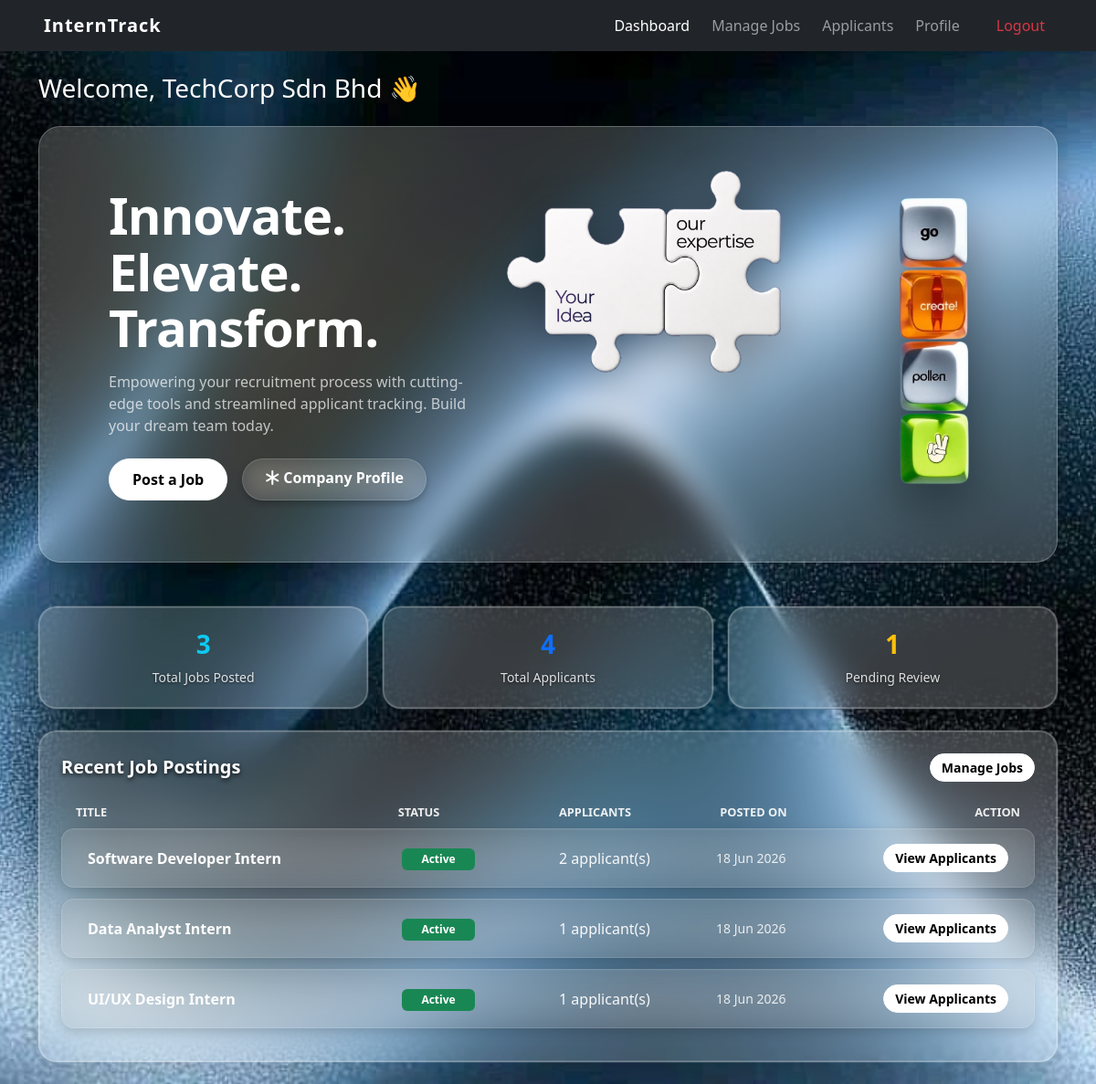
/company/dashboard.php (signed in), run on the app's committed database.
### tables this page shows
CREATE TABLE `jobs` (
  `id`          int(11)        NOT NULL,
  `company_id`  int(11)        NOT NULL,
  `title`       varchar(150)   NOT NULL,
  `description` text           DEFAULT NULL,
  `location`    varchar(100)   DEFAULT NULL,
  `field`       varchar(100)   DEFAULT NULL,
  `status`      enum('active','closed') DEFAULT 'active',
  `created_at`  timestamp      NOT NULL DEFAULT current_timestamp(),
  `allowance`   decimal(10,2)  DEFAULT 0.00
);

### company/dashboard.php (the view, shortened to what this page needs)
<?php
include '../config/db_connect.php';
include '../includes/header.php';
include '../includes/navbar.php';
$company_id = $_SESSION['user_id'];
$stmt = mysqli_prepare($conn, "SELECT
    COUNT(*) AS total_jobs,
    SUM(status = 'active') AS active_jobs,
    SUM(status = 'closed') AS closed_jobs
    FROM jobs WHERE company_id = ?");
mysqli_stmt_bind_param($stmt, "i", $company_id);
mysqli_stmt_execute($stmt);
$job_stats = mysqli_fetch_assoc(mysqli_stmt_get_result($stmt));
$stmt = mysqli_prepare($conn, "SELECT
    COUNT(*) AS total_applicants,
    SUM(a.status = 'pending') AS pending
    FROM applications a
    JOIN jobs j ON a.job_id = j.id
    WHERE j.company_id = ?");
mysqli_stmt_bind_param($stmt, "i", $company_id);
mysqli_stmt_execute($stmt);
$app_stats = mysqli_fetch_assoc(mysqli_stmt_get_result($stmt));
$stmt = mysqli_prepare($conn, "SELECT j.id, j.title, j.status, j.created_at,
        (SELECT COUNT(*) FROM applications a WHERE a.job_id = j.id) AS applicant_count
    FROM jobs j
    WHERE j.company_id = ?
    ORDER BY j.created_at DESC LIMIT 5");
mysqli_stmt_bind_param($stmt, "i", $company_id);
mysqli_stmt_execute($stmt);
$recent_jobs = mysqli_stmt_get_result($stmt);
?>
<div class="container mt-4">
    <h3 class="mb-4 text-white">Welcome, <?= htmlspecialchars($_SESSION['name']) ?> 👋</h3>
    <div class="glass-hero mb-5">
        <div class="glass-hero-content row align-items-center justify-content-between">
            <div class="col-md-6 mb-4 mb-md-0" style="padding-left: 40px;">
                <h1 class="hero-title">Innovate.<br>Elevate.<br>Transform.</h1>
                <p class="hero-subtitle mt-3">Empowering your recruitment process with cutting-edge tools and streamlined applicant tracking. Build your dream team today.</p>
                <div class="d-flex gap-3 mt-4">
                    <a href="manage_jobs.php" class="btn btn-glass-white rounded-pill">Post a Job</a>
                    <a href="profile.php" class="btn btn-glass-secondary rounded-pill px-4 py-2"><i class="bi bi-asterisk"></i> Company Profile</a>
                </div>
            </div>
            <div class="col-md-6">
                <div class="d-flex align-items-start justify-content-center justify-content-md-end gap-1" style="margin-right: -80px;">
                    <img src="../assets/images/IMG_3342.PNG" alt="Your Idea Our Expertise" class="img-fluid hero-puzzle-img">
                    <img src="../assets/images/homepage-logo.png" alt="Stacked Keys" class="img-fluid hero-stacked-keys">
                </div>
            </div>
        </div>
    </div>
    <div class="row g-3 mb-4">
        <div class="col-12 col-md-4">
            <div class="card text-center shadow-sm glass-card glass-card-hover" onclick="location.href='manage_jobs.php'">
                <div class="card-body py-4">
                    <h3 class="card-title fw-bold text-info"><?= (int)$job_stats['total_jobs'] ?></h3>
                    <p class="card-text text-muted small mb-0">Total Jobs Posted</p>
                </div>
            </div>
        </div>
        <div class="col-12 col-md-4">
            <div class="card text-center shadow-sm glass-card glass-card-hover" onclick="location.href='applicants.php'">
                <div class="card-body py-4">
                    <h3 class="card-title fw-bold text-primary"><?= (int)$app_stats['total_applicants'] ?></h3>
                    <p class="card-text text-muted small mb-0">Total Applicants</p>
                </div>
            </div>
        </div>
        <div class="col-12 col-md-4">
            <div class="card text-center shadow-sm glass-card glass-card-hover" onclick="location.href='applicants.php?status=pending'">
                <div class="card-body py-4">
                    <h3 class="card-title fw-bold text-warning"><?= (int)$app_stats['pending'] ?></h3>
                    <p class="card-text text-muted small mb-0">Pending Review</p>
                </div>
            </div>
        </div>
    </div>
    <div class="card shadow-sm glass-card mb-4">
        <div class="card-body p-4">
            <div class="d-flex justify-content-between align-items-center mb-3">
                <h5 class="fw-bold mb-0 text-white">Recent Job Postings</h5>
                <a href="manage_jobs.php" class="btn btn-sm btn-glass-white rounded-pill" style="padding: 0.25rem 0.75rem !important;">Manage Jobs</a>
            </div>
            <?php if (mysqli_num_rows($recent_jobs) === 0): ?>
                <div class="alert bg-transparent border border-secondary text-white text-center py-4 my-2">
                    You haven't posted any internships yet. <a href="manage_jobs.php" class="text-info text-decoration-none">Post your first internship</a>.
                </div>
            <?php else: ?>
                <div class="row glass-table-header d-none d-md-flex mb-2 px-3 mt-4">
                    <div class="col-md-4">Title</div>
                    <div class="col-md-2">Status</div>
                    <div class="col-md-2">Applicants</div>
                    <div class="col-md-2">Posted On</div>
                    <div class="col-md-2 text-end">Action</div>
                </div>
                <div class="d-flex flex-column">
                    <?php while ($job = mysqli_fetch_assoc($recent_jobs)): ?>
                        <div class="row glass-row-item align-items-center py-3 px-3 mx-0">
                            <div class="col-md-4 glass-row-text-primary text-truncate fw-semibold">
                                <?= htmlspecialchars($job['title']) ?>
                            </div>
                            <div class="col-md-2 my-1 my-md-0">
                                <span class="badge badge-uniform bg-<?= $job['status'] === 'active' ? 'success' : 'secondary' ?>">
                                    <?= htmlspecialchars(ucfirst($job['status'])) ?>
                                </span>
                            </div>
                            <div class="col-md-2 glass-row-text-secondary text-white-50">
                                <?= (int)$job['applicant_count'] ?> applicant(s)
                            </div>
                            <div class="col-md-2 glass-row-text-muted small">
                                <?= htmlspecialchars(date('d M Y', strtotime($job['created_at']))) ?>
                            </div>
                            <div class="col-md-2 text-md-end text-start mt-2 mt-md-0">
                                <a href="applicants.php?job_id=<?= (int)$job['id'] ?>" class="btn btn-sm btn-glass-white rounded-pill" style="padding: 0.25rem 0.75rem !important;">View Applicants</a>
                            </div>
                        </div>
                    <?php endwhile; ?>
                </div>
            <?php endif; ?>
        </div>
    </div>
</div>
<?php include '../includes/footer.php'; ?>

### assets/css/style.css (style rules this page uses)
body { background-color: #f8f9fa; }
.badge-uniform { font-size: 0.75rem !important; padding: 0.4em 0 !important; line-height: 1.2 !important; border-radius: 6px !important; font-weight: 600 !important; width: 80px !important; display: inline-block !important; text-align: center !important; }

### assets/css/admin.css (style rules this page uses)
.btn-glass-white { background: #ffffff !important; backdrop-filter: none !important; -webkit-backdrop-filter: none !important; border: 1px solid #ffffff !important; color: #000000 !important; padding: 10px 25px; font-weight: 600; transition: all 0.3s cubic-bezier(0.16, 1, 0.3, 1); text-shadow: none !important; }
.glass-hero { background: rgba(255, 255, 255, 0.18) !important; backdrop-filter: blur(20px); -webkit-backdrop-filter: blur(20px); border: 1px solid rgba(255, 255, 255, 0.25) !important; border-radius: 24px; padding: 3rem; box-shadow: 0 8px 32px 0 rgba(0, 0, 0, 0.2); position: relative; overflow: hidden; }
.glass-hero::before { content: ''; position: absolute; top: -30%; left: -10%; width: 60%; height: 150%; background: radial-gradient(circle, rgba(180, 160, 100, 0.15) 0%, rgba(0,0,0,0) 70%); z-index: 0; pointer-events: none; }
.glass-hero-content { position: relative; z-index: 1; }
.hero-puzzle-img { width: 250px; height: auto; filter: drop-shadow(0 15px 25px rgba(0,0,0,0.4)); transition: transform 0.3s ease; }
.hero-title { font-size: 3.5rem; font-weight: 700; line-height: 1.1; color: #ffffff; letter-spacing: -1px; }
.hero-subtitle { color: rgba(255, 255, 255, 0.7); font-size: 1rem; max-width: 90%; }
.hero-stacked-keys { max-height: 380px; filter: drop-shadow(0 20px 30px rgba(0,0,0,0.5)); transition: transform 0.3s ease; }
.btn-glass-secondary { background: rgba(255, 255, 255, 0.05); color: #ffffff; border: 1px solid rgba(255, 255, 255, 0.2); font-weight: 600; transition: all 0.3s ease; }
.text-muted, .text-white-50 { color: rgba(255, 255, 255, 0.75) !important; }
.glass-input, .glass-select, .btn-glass-primary, .btn-glass-secondary { background: rgba(255, 255, 255, 0.15) !important; backdrop-filter: blur(12px); -webkit-backdrop-filter: blur(12px); border: 1px solid rgba(255, 255, 255, 0.25) !important; color: #ffffff !important; box-shadow: 0 4px 6px rgba(0, 0, 0, 0.2) !important; border-radius: 8px; }
.glass-card { background: rgba(255, 255, 255, 0.18) !important; backdrop-filter: blur(20px); -webkit-backdrop-filter: blur(20px); border: 1px solid rgba(255, 255, 255, 0.25) !important; outline: 1px solid rgba(255, 255, 255, 0.1) !important; border-radius: 20px; box-shadow: 0 8px 32px rgba(0, 0, 0, 0.2), inset 0 0 0 1px rgba(255, 255, 255, 0.15) !important; }
.glass-row-item { background: rgba(160, 160, 160, 0.15) !important; backdrop-filter: blur(20px); -webkit-backdrop-filter: blur(20px); border: 1px solid rgba(255, 255, 255, 0.12) !important; border-radius: 14px; margin-bottom: 10px; box-shadow: 0 4px 12px rgba(0, 0, 0, 0.15), inset 0 1px 0 rgba(255, 255, 255, 0.05) !important; transition: all 0.2s ease; }
.glass-table-header { font-size: 0.8rem; font-weight: 700; color: rgba(255, 255, 255, 0.9) !important; text-transform: uppercase; text-shadow: 0 2px 4px rgba(0, 0, 0, 0.8) !important; }
.glass-row-text-primary { color: #ffffff !important; font-weight: 600; text-shadow: 0 2px 5px rgba(0, 0, 0, 0.8) !important; }
.glass-row-text-secondary { color: rgba(255, 255, 255, 0.95) !important; font-weight: 500; text-shadow: 0 1px 4px rgba(0, 0, 0, 0.7) !important; }
.glass-row-text-muted { color: rgba(255, 255, 255, 0.85) !important; text-shadow: 0 1px 3px rgba(0, 0, 0, 0.6) !important; }
.btn-glass-white { background: #ffffff !important; backdrop-filter: none !important; -webkit-backdrop-filter: none !important; border: 1px solid #ffffff !important; color: #000000 !important; padding: 10px 25px; font-weight: 600; transition: all 0.3s cubic-bezier(0.16, 1, 0.3, 1); text-shadow: none !important; border-radius: 50rem !important; }
.glass-card, .glass-row-item, .glass-card *, .glass-row-item * { text-shadow: none !important; -webkit-font-smoothing: antialiased; -moz-osx-font-smoothing: grayscale; }

### data on the page
jobs: title "Software Developer Intern", status "Active", applicant_count "2", created_at "18 Jun 2026"
jobs: title "Data Analyst Intern", status "Active", applicant_count "1", created_at "18 Jun 2026"
jobs: title "UI/UX Design Intern", status "Active", applicant_count "1", created_at "18 Jun 2026"

### other printed values
$_SESSION['name'] "TechCorp Sdn Bhd"
$job_stats['total_jobs'] "3"
$app_stats['total_applicants'] "4"
$app_stats['pending'] "1"
